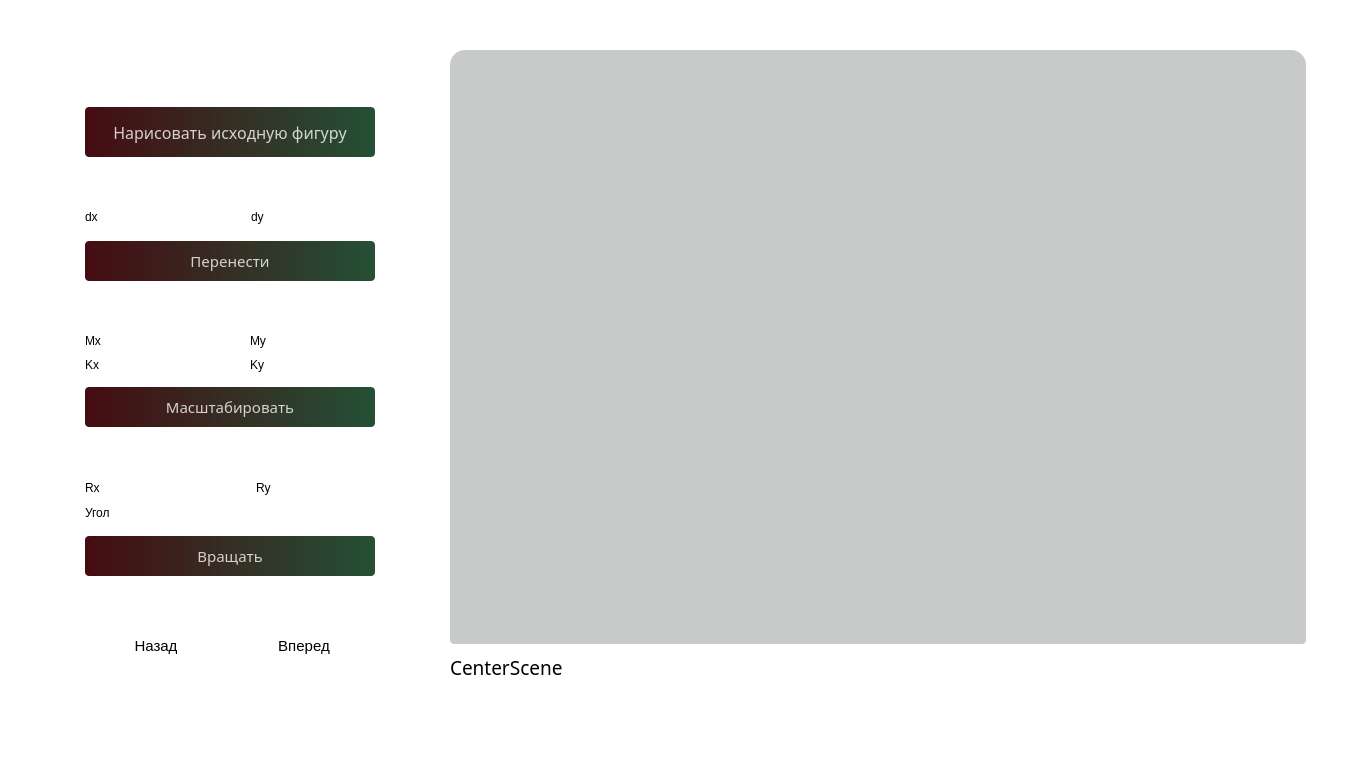
<?xml version="1.0" encoding="UTF-8"?>
<ui version="4.0">
 <class>MainWindow</class>
 <widget class="QMainWindow" name="MainWindow">
  <property name="geometry">
   <rect>
    <x>0</x>
    <y>0</y>
    <width>1366</width>
    <height>768</height>
   </rect>
  </property>
  <property name="minimumSize">
   <size>
    <width>1024</width>
    <height>640</height>
   </size>
  </property>
  <property name="font">
   <font>
    <family>Noto Sans Ethiopic Medium</family>
    <pointsize>10</pointsize>
   </font>
  </property>
  <property name="windowTitle">
   <string>MainWindow</string>
  </property>
  <property name="styleSheet">
   <string notr="true">border-radius: 4px;
background: transparent;
background-color: rgba(255, 255, 255, 0);</string>
  </property>
  <widget class="QWidget" name="centralwidget">
   <property name="autoFillBackground">
    <bool>false</bool>
   </property>
   <property name="styleSheet">
    <string notr="true">background-image:url(:/img/img/a.jpg)  0 0 0 0 stretch stretch;
background-repeat: no-repeat;
background-position: center;</string>
   </property>
   <layout class="QHBoxLayout" name="horizontalLayout_3" stretch="0,10,0">
    <property name="spacing">
     <number>10</number>
    </property>
    <property name="leftMargin">
     <number>60</number>
    </property>
    <property name="topMargin">
     <number>50</number>
    </property>
    <property name="rightMargin">
     <number>60</number>
    </property>
    <property name="bottomMargin">
     <number>50</number>
    </property>
    <item>
     <widget class="QWidget" name="widget" native="true">
      <property name="sizePolicy">
       <sizepolicy hsizetype="Fixed" vsizetype="Minimum">
        <horstretch>0</horstretch>
        <verstretch>0</verstretch>
       </sizepolicy>
      </property>
      <property name="minimumSize">
       <size>
        <width>340</width>
        <height>0</height>
       </size>
      </property>
      <property name="sizeIncrement">
       <size>
        <width>5</width>
        <height>10</height>
       </size>
      </property>
      <property name="autoFillBackground">
       <bool>false</bool>
      </property>
      <property name="styleSheet">
       <string notr="true">
border-radius: 15px;
background: transparent;
background-color: rgba(255, 255, 255, 15);
</string>
      </property>
      <layout class="QVBoxLayout" name="verticalLayout">
       <property name="leftMargin">
        <number>25</number>
       </property>
       <property name="topMargin">
        <number>30</number>
       </property>
       <property name="rightMargin">
        <number>25</number>
       </property>
       <property name="bottomMargin">
        <number>25</number>
       </property>
       <item>
        <widget class="Line" name="line_6">
         <property name="orientation">
          <enum>Qt::Horizontal</enum>
         </property>
        </widget>
       </item>
       <item>
        <spacer name="verticalSpacer_10">
         <property name="orientation">
          <enum>Qt::Vertical</enum>
         </property>
         <property name="sizeHint" stdset="0">
          <size>
           <width>20</width>
           <height>40</height>
          </size>
         </property>
        </spacer>
       </item>
       <item>
        <widget class="QPushButton" name="ButtonDrawDefaultImage">
         <property name="minimumSize">
          <size>
           <width>0</width>
           <height>50</height>
          </size>
         </property>
         <property name="font">
          <font>
           <family>Noto Sans Ethiopic Medium</family>
           <pointsize>12</pointsize>
          </font>
         </property>
         <property name="styleSheet">
          <string notr="true">QPushButton#ButtonDrawDefaultImage {
border-radius: 4px;
color: rgba(255, 255, 255, 200);
background-color: qlineargradient(spread:pad, x1:0, y1:0, x2:1, y2:0, stop:0 #450C12, stop:1 #255035);
}

QPushButton#ButtonDrawDefaultImage:pressed {
border-radius: 4px;
background-color: #274D33;
}</string>
         </property>
         <property name="text">
          <string>Нарисовать исходную фигуру</string>
         </property>
        </widget>
       </item>
       <item>
        <spacer name="verticalSpacer">
         <property name="orientation">
          <enum>Qt::Vertical</enum>
         </property>
         <property name="sizeHint" stdset="0">
          <size>
           <width>20</width>
           <height>40</height>
          </size>
         </property>
        </spacer>
       </item>
       <item>
        <widget class="Line" name="line_3">
         <property name="orientation">
          <enum>Qt::Horizontal</enum>
         </property>
        </widget>
       </item>
       <item>
        <spacer name="verticalSpacer_9">
         <property name="orientation">
          <enum>Qt::Vertical</enum>
         </property>
         <property name="sizeHint" stdset="0">
          <size>
           <width>20</width>
           <height>40</height>
          </size>
         </property>
        </spacer>
       </item>
       <item>
        <layout class="QHBoxLayout" name="horizontalLayout_2">
         <item>
          <widget class="QLabel" name="LabelPointX">
           <property name="maximumSize">
            <size>
             <width>16777215</width>
             <height>25</height>
            </size>
           </property>
           <property name="styleSheet">
            <string notr="true">background-color: rgba(255, 255, 255, 0);</string>
           </property>
           <property name="text">
            <string>dx</string>
           </property>
          </widget>
         </item>
         <item>
          <widget class="QLineEdit" name="InputFieldTransferDx">
           <property name="maximumSize">
            <size>
             <width>16777215</width>
             <height>25</height>
            </size>
           </property>
           <property name="styleSheet">
            <string notr="true">border: 1px solid rgba(255, 255, 255, 125);
background-color: rgba(255, 255, 255, 20);
border-radius: 3px;</string>
           </property>
          </widget>
         </item>
         <item>
          <spacer name="horizontalSpacer">
           <property name="orientation">
            <enum>Qt::Horizontal</enum>
           </property>
           <property name="sizeHint" stdset="0">
            <size>
             <width>40</width>
             <height>20</height>
            </size>
           </property>
          </spacer>
         </item>
         <item>
          <widget class="QLabel" name="LabelPointY">
           <property name="maximumSize">
            <size>
             <width>16777215</width>
             <height>25</height>
            </size>
           </property>
           <property name="styleSheet">
            <string notr="true">background-color: rgba(255, 255, 255, 0);</string>
           </property>
           <property name="text">
            <string>dy</string>
           </property>
          </widget>
         </item>
         <item>
          <widget class="QLineEdit" name="InputFieldTransferDy">
           <property name="maximumSize">
            <size>
             <width>16777215</width>
             <height>25</height>
            </size>
           </property>
           <property name="styleSheet">
            <string notr="true">border: 1px solid rgba(255, 255, 255, 125);
background-color: rgba(255, 255, 255, 20);
border-radius: 3px;</string>
           </property>
          </widget>
         </item>
        </layout>
       </item>
       <item>
        <spacer name="verticalSpacer_11">
         <property name="orientation">
          <enum>Qt::Vertical</enum>
         </property>
         <property name="sizeHint" stdset="0">
          <size>
           <width>20</width>
           <height>30</height>
          </size>
         </property>
        </spacer>
       </item>
       <item>
        <widget class="QPushButton" name="ButtonTransfer">
         <property name="minimumSize">
          <size>
           <width>0</width>
           <height>40</height>
          </size>
         </property>
         <property name="font">
          <font>
           <family>Noto Sans Ethiopic Medium</family>
           <pointsize>11</pointsize>
          </font>
         </property>
         <property name="styleSheet">
          <string notr="true">QPushButton#ButtonTransfer {
border-radius: 4px;
color: rgba(255, 255, 255, 200);
background-color: qlineargradient(spread:pad, x1:0, y1:0, x2:1, y2:0, stop:0 #450C12, stop:1 #255035);
}

QPushButton#ButtonTransfer:pressed {
border-radius: 4px;
background-color: #274D33;
}</string>
         </property>
         <property name="text">
          <string>Перенести</string>
         </property>
        </widget>
       </item>
       <item>
        <spacer name="verticalSpacer_2">
         <property name="orientation">
          <enum>Qt::Vertical</enum>
         </property>
         <property name="sizeHint" stdset="0">
          <size>
           <width>20</width>
           <height>40</height>
          </size>
         </property>
        </spacer>
       </item>
       <item>
        <widget class="Line" name="line_4">
         <property name="orientation">
          <enum>Qt::Horizontal</enum>
         </property>
        </widget>
       </item>
       <item>
        <spacer name="verticalSpacer_8">
         <property name="orientation">
          <enum>Qt::Vertical</enum>
         </property>
         <property name="sizeHint" stdset="0">
          <size>
           <width>20</width>
           <height>40</height>
          </size>
         </property>
        </spacer>
       </item>
       <item>
        <layout class="QGridLayout" name="gridLayout_3">
         <item row="1" column="3">
          <widget class="QLabel" name="LabelTriangleY1">
           <property name="maximumSize">
            <size>
             <width>16777215</width>
             <height>25</height>
            </size>
           </property>
           <property name="styleSheet">
            <string notr="true">background-color: rgba(255, 255, 255, 0);</string>
           </property>
           <property name="text">
            <string>Ky</string>
           </property>
          </widget>
         </item>
         <item row="1" column="0">
          <widget class="QLabel" name="LabelTriangleX1">
           <property name="maximumSize">
            <size>
             <width>16777215</width>
             <height>25</height>
            </size>
           </property>
           <property name="styleSheet">
            <string notr="true">background-color: rgba(255, 255, 255, 0);</string>
           </property>
           <property name="text">
            <string>Kx</string>
           </property>
          </widget>
         </item>
         <item row="0" column="0">
          <widget class="QLabel" name="LabelTriangleX0">
           <property name="maximumSize">
            <size>
             <width>16777215</width>
             <height>25</height>
            </size>
           </property>
           <property name="styleSheet">
            <string notr="true">background-color: rgba(255, 255, 255, 0);</string>
           </property>
           <property name="text">
            <string>Mx</string>
           </property>
          </widget>
         </item>
         <item row="0" column="3">
          <widget class="QLabel" name="LabelTriangleY0">
           <property name="maximumSize">
            <size>
             <width>16777215</width>
             <height>25</height>
            </size>
           </property>
           <property name="styleSheet">
            <string notr="true">background-color: rgba(255, 255, 255, 0);</string>
           </property>
           <property name="text">
            <string>My</string>
           </property>
          </widget>
         </item>
         <item row="1" column="1">
          <widget class="QLineEdit" name="InputFieldScalingKx">
           <property name="maximumSize">
            <size>
             <width>16777215</width>
             <height>25</height>
            </size>
           </property>
           <property name="styleSheet">
            <string notr="true">border: 1px solid rgba(255, 255, 255, 125);
background-color: rgba(255, 255, 255, 20);
border-radius: 3px;</string>
           </property>
          </widget>
         </item>
         <item row="0" column="1">
          <widget class="QLineEdit" name="InputFieldScalingMx">
           <property name="maximumSize">
            <size>
             <width>16777215</width>
             <height>25</height>
            </size>
           </property>
           <property name="styleSheet">
            <string notr="true">border: 1px solid rgba(255, 255, 255, 125);
background-color: rgba(255, 255, 255, 20);
border-radius: 3px;</string>
           </property>
          </widget>
         </item>
         <item row="0" column="4">
          <widget class="QLineEdit" name="InputFieldScalingMy">
           <property name="maximumSize">
            <size>
             <width>16777215</width>
             <height>25</height>
            </size>
           </property>
           <property name="styleSheet">
            <string notr="true">border: 1px solid rgba(255, 255, 255, 125);
background-color: rgba(255, 255, 255, 20);
border-radius: 3px;</string>
           </property>
          </widget>
         </item>
         <item row="1" column="4">
          <widget class="QLineEdit" name="InputFieldScalingKy">
           <property name="maximumSize">
            <size>
             <width>16777215</width>
             <height>25</height>
            </size>
           </property>
           <property name="styleSheet">
            <string notr="true">border: 1px solid rgba(255, 255, 255, 125);
background-color: rgba(255, 255, 255, 20);
border-radius: 3px;</string>
           </property>
          </widget>
         </item>
         <item row="0" column="2" rowspan="2">
          <spacer name="horizontalSpacer_2">
           <property name="orientation">
            <enum>Qt::Horizontal</enum>
           </property>
           <property name="sizeHint" stdset="0">
            <size>
             <width>40</width>
             <height>20</height>
            </size>
           </property>
          </spacer>
         </item>
        </layout>
       </item>
       <item>
        <spacer name="verticalSpacer_12">
         <property name="orientation">
          <enum>Qt::Vertical</enum>
         </property>
         <property name="sizeHint" stdset="0">
          <size>
           <width>20</width>
           <height>30</height>
          </size>
         </property>
        </spacer>
       </item>
       <item>
        <widget class="QPushButton" name="ButtonScaling">
         <property name="minimumSize">
          <size>
           <width>0</width>
           <height>40</height>
          </size>
         </property>
         <property name="font">
          <font>
           <family>Noto Sans Ethiopic Medium</family>
           <pointsize>11</pointsize>
          </font>
         </property>
         <property name="styleSheet">
          <string notr="true">QPushButton#ButtonScaling {
border-radius: 4px;
color: rgba(255, 255, 255, 200);
background-color: qlineargradient(spread:pad, x1:0, y1:0, x2:1, y2:0, stop:0 #450C12, stop:1 #255035);
}

QPushButton#ButtonScaling:pressed {
border-radius: 4px;
background-color: #274D33;
}</string>
         </property>
         <property name="text">
          <string>Масштабировать</string>
         </property>
        </widget>
       </item>
       <item>
        <spacer name="verticalSpacer_3">
         <property name="orientation">
          <enum>Qt::Vertical</enum>
         </property>
         <property name="sizeHint" stdset="0">
          <size>
           <width>20</width>
           <height>40</height>
          </size>
         </property>
        </spacer>
       </item>
       <item>
        <widget class="Line" name="line_5">
         <property name="orientation">
          <enum>Qt::Horizontal</enum>
         </property>
        </widget>
       </item>
       <item>
        <spacer name="verticalSpacer_7">
         <property name="orientation">
          <enum>Qt::Vertical</enum>
         </property>
         <property name="sizeHint" stdset="0">
          <size>
           <width>20</width>
           <height>40</height>
          </size>
         </property>
        </spacer>
       </item>
       <item>
        <layout class="QGridLayout" name="gridLayout_2">
         <item row="1" column="1" colspan="4">
          <widget class="QLineEdit" name="InputFieldRotationAngle">
           <property name="styleSheet">
            <string notr="true">border: 1px solid rgba(255, 255, 255, 125);
background-color: rgba(255, 255, 255, 20);
border-radius: 3px;</string>
           </property>
          </widget>
         </item>
         <item row="0" column="3">
          <widget class="QLabel" name="label_2">
           <property name="styleSheet">
            <string notr="true">background-color: rgba(255, 255, 255, 0);</string>
           </property>
           <property name="text">
            <string>Ry</string>
           </property>
          </widget>
         </item>
         <item row="1" column="0">
          <widget class="QLabel" name="label_3">
           <property name="styleSheet">
            <string notr="true">background-color: rgba(255, 255, 255, 0);</string>
           </property>
           <property name="text">
            <string>Угол</string>
           </property>
          </widget>
         </item>
         <item row="0" column="2">
          <spacer name="horizontalSpacer_3">
           <property name="orientation">
            <enum>Qt::Horizontal</enum>
           </property>
           <property name="sizeHint" stdset="0">
            <size>
             <width>40</width>
             <height>20</height>
            </size>
           </property>
          </spacer>
         </item>
         <item row="0" column="0">
          <widget class="QLabel" name="label">
           <property name="styleSheet">
            <string notr="true">background-color: rgba(255, 255, 255, 0);</string>
           </property>
           <property name="text">
            <string>Rx</string>
           </property>
          </widget>
         </item>
         <item row="0" column="1">
          <widget class="QLineEdit" name="InputFieldRotationRx">
           <property name="styleSheet">
            <string notr="true">border: 1px solid rgba(255, 255, 255, 125);
background-color: rgba(255, 255, 255, 20);
border-radius: 3px;</string>
           </property>
          </widget>
         </item>
         <item row="0" column="4">
          <widget class="QLineEdit" name="InputFieldRotationRy">
           <property name="styleSheet">
            <string notr="true">border: 1px solid rgba(255, 255, 255, 125);
background-color: rgba(255, 255, 255, 20);
border-radius: 3px;</string>
           </property>
          </widget>
         </item>
        </layout>
       </item>
       <item>
        <spacer name="verticalSpacer_13">
         <property name="orientation">
          <enum>Qt::Vertical</enum>
         </property>
         <property name="sizeHint" stdset="0">
          <size>
           <width>20</width>
           <height>30</height>
          </size>
         </property>
        </spacer>
       </item>
       <item>
        <widget class="QPushButton" name="ButtonRotation">
         <property name="minimumSize">
          <size>
           <width>0</width>
           <height>40</height>
          </size>
         </property>
         <property name="font">
          <font>
           <family>Noto Sans Ethiopic Medium</family>
           <pointsize>11</pointsize>
          </font>
         </property>
         <property name="styleSheet">
          <string notr="true">QPushButton#ButtonRotation {
border-radius: 4px;
color: rgba(255, 255, 255, 200);
background-color: qlineargradient(spread:pad, x1:0, y1:0, x2:1, y2:0, stop:0 #450C12, stop:1 #255035);
}

QPushButton#ButtonRotation:pressed {
border-radius: 4px;
background-color: #274D33;
}</string>
         </property>
         <property name="text">
          <string>Вращать</string>
         </property>
        </widget>
       </item>
       <item>
        <spacer name="verticalSpacer_4">
         <property name="orientation">
          <enum>Qt::Vertical</enum>
         </property>
         <property name="sizeHint" stdset="0">
          <size>
           <width>20</width>
           <height>40</height>
          </size>
         </property>
        </spacer>
       </item>
       <item>
        <widget class="Line" name="line_2">
         <property name="orientation">
          <enum>Qt::Horizontal</enum>
         </property>
        </widget>
       </item>
       <item>
        <spacer name="verticalSpacer_6">
         <property name="orientation">
          <enum>Qt::Vertical</enum>
         </property>
         <property name="sizeHint" stdset="0">
          <size>
           <width>20</width>
           <height>30</height>
          </size>
         </property>
        </spacer>
       </item>
       <item>
        <layout class="QHBoxLayout" name="horizontalLayout_4">
         <property name="bottomMargin">
          <number>0</number>
         </property>
         <item>
          <widget class="QPushButton" name="ButtonPrevious">
           <property name="sizePolicy">
            <sizepolicy hsizetype="Preferred" vsizetype="Preferred">
             <horstretch>0</horstretch>
             <verstretch>0</verstretch>
            </sizepolicy>
           </property>
           <property name="minimumSize">
            <size>
             <width>0</width>
             <height>60</height>
            </size>
           </property>
           <property name="font">
            <font>
             <pointsize>11</pointsize>
            </font>
           </property>
           <property name="styleSheet">
            <string notr="true">border-radius: 4px;
</string>
           </property>
           <property name="text">
            <string>Назад</string>
           </property>
          </widget>
         </item>
         <item>
          <widget class="QPushButton" name="ButtonNext">
           <property name="minimumSize">
            <size>
             <width>0</width>
             <height>60</height>
            </size>
           </property>
           <property name="font">
            <font>
             <pointsize>11</pointsize>
            </font>
           </property>
           <property name="styleSheet">
            <string notr="true">border-radius: 4px;</string>
           </property>
           <property name="text">
            <string>Вперед</string>
           </property>
          </widget>
         </item>
        </layout>
       </item>
       <item>
        <spacer name="verticalSpacer_5">
         <property name="orientation">
          <enum>Qt::Vertical</enum>
         </property>
         <property name="sizeHint" stdset="0">
          <size>
           <width>20</width>
           <height>30</height>
          </size>
         </property>
        </spacer>
       </item>
       <item>
        <widget class="Line" name="line">
         <property name="orientation">
          <enum>Qt::Horizontal</enum>
         </property>
        </widget>
       </item>
      </layout>
     </widget>
    </item>
    <item>
     <spacer name="horizontalSpacer_5">
      <property name="orientation">
       <enum>Qt::Horizontal</enum>
      </property>
      <property name="sizeType">
       <enum>QSizePolicy::Fixed</enum>
      </property>
      <property name="sizeHint" stdset="0">
       <size>
        <width>40</width>
        <height>20</height>
       </size>
      </property>
     </spacer>
    </item>
    <item>
     <layout class="QGridLayout" name="SuperPuperGridLayout">
      <item row="0" column="0">
       <widget class="QGraphicsView" name="GraphicsView">
        <property name="styleSheet">
         <string notr="true">background: transparent;
border-top-left-radius: 15px; border-top-right-radius: 15px;
background-color: #C8C9C9;
color: black;</string>
        </property>
       </widget>
      </item>
      <item row="2" column="0">
       <widget class="QLabel" name="LabelCommunicator">
        <property name="sizePolicy">
         <sizepolicy hsizetype="Preferred" vsizetype="Preferred">
          <horstretch>0</horstretch>
          <verstretch>0</verstretch>
         </sizepolicy>
        </property>
        <property name="minimumSize">
         <size>
          <width>870</width>
          <height>0</height>
         </size>
        </property>
        <property name="font">
         <font>
          <family>Noto Sans Ethiopic Medium</family>
          <pointsize>14</pointsize>
         </font>
        </property>
        <property name="styleSheet">
         <string notr="true">background: transparent;
color: rgba(255, 255, 255, 200);
background-color: rgba(255, 255, 255, 0);</string>
        </property>
        <property name="text">
         <string>&gt;</string>
        </property>
       </widget>
      </item>
      <item row="1" column="0">
       <widget class="QLabel" name="LabelCenterScene">
        <property name="font">
         <font>
          <family>Noto Sans Ethiopic Medium</family>
          <pointsize>14</pointsize>
         </font>
        </property>
        <property name="text">
         <string>CenterScene</string>
        </property>
        <property name="alignment">
         <set>Qt::AlignJustify|Qt::AlignVCenter</set>
        </property>
        <property name="wordWrap">
         <bool>true</bool>
        </property>
       </widget>
      </item>
     </layout>
    </item>
   </layout>
  </widget>
 </widget>
 <resources/>
 <connections/>
</ui>
